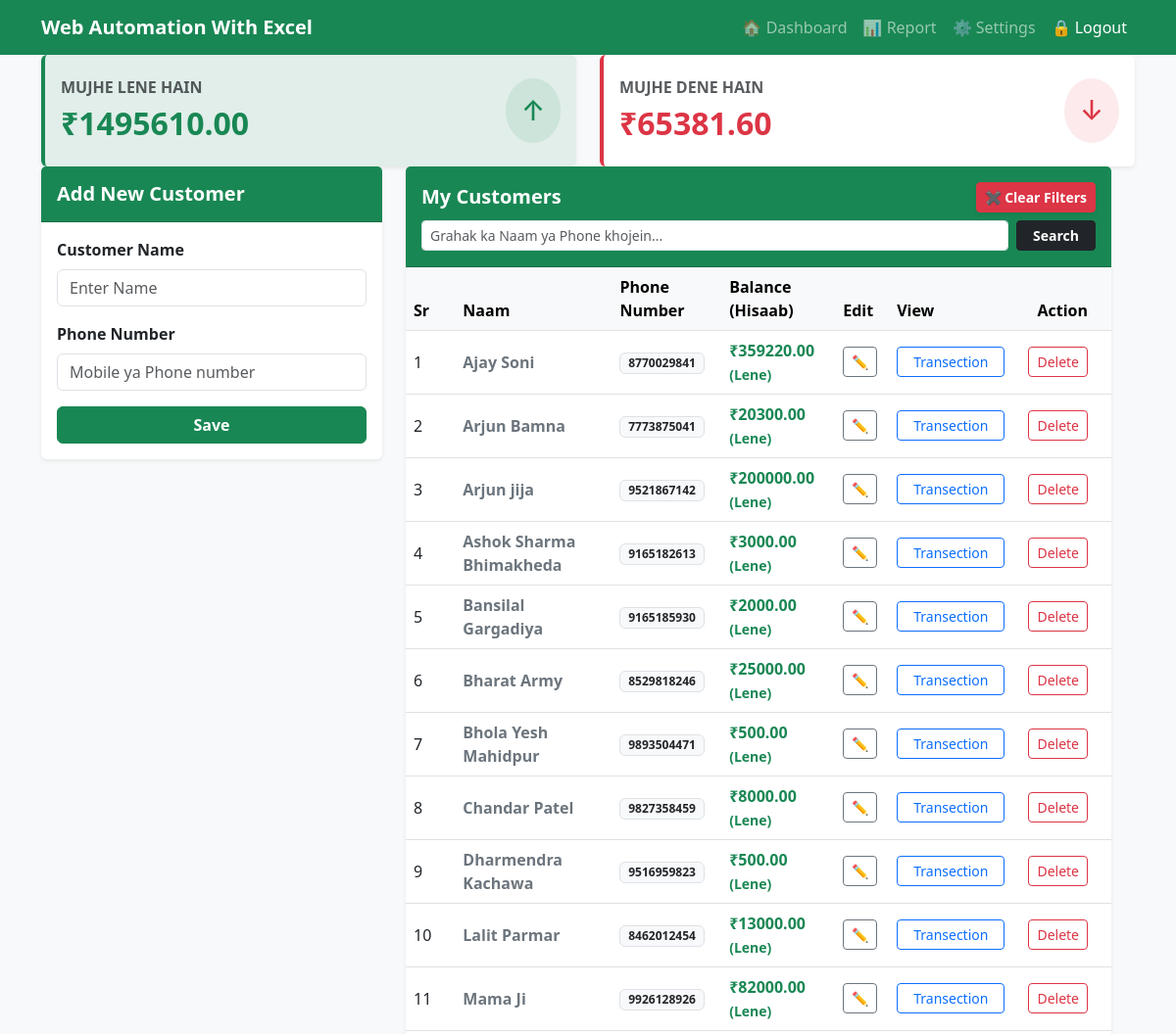
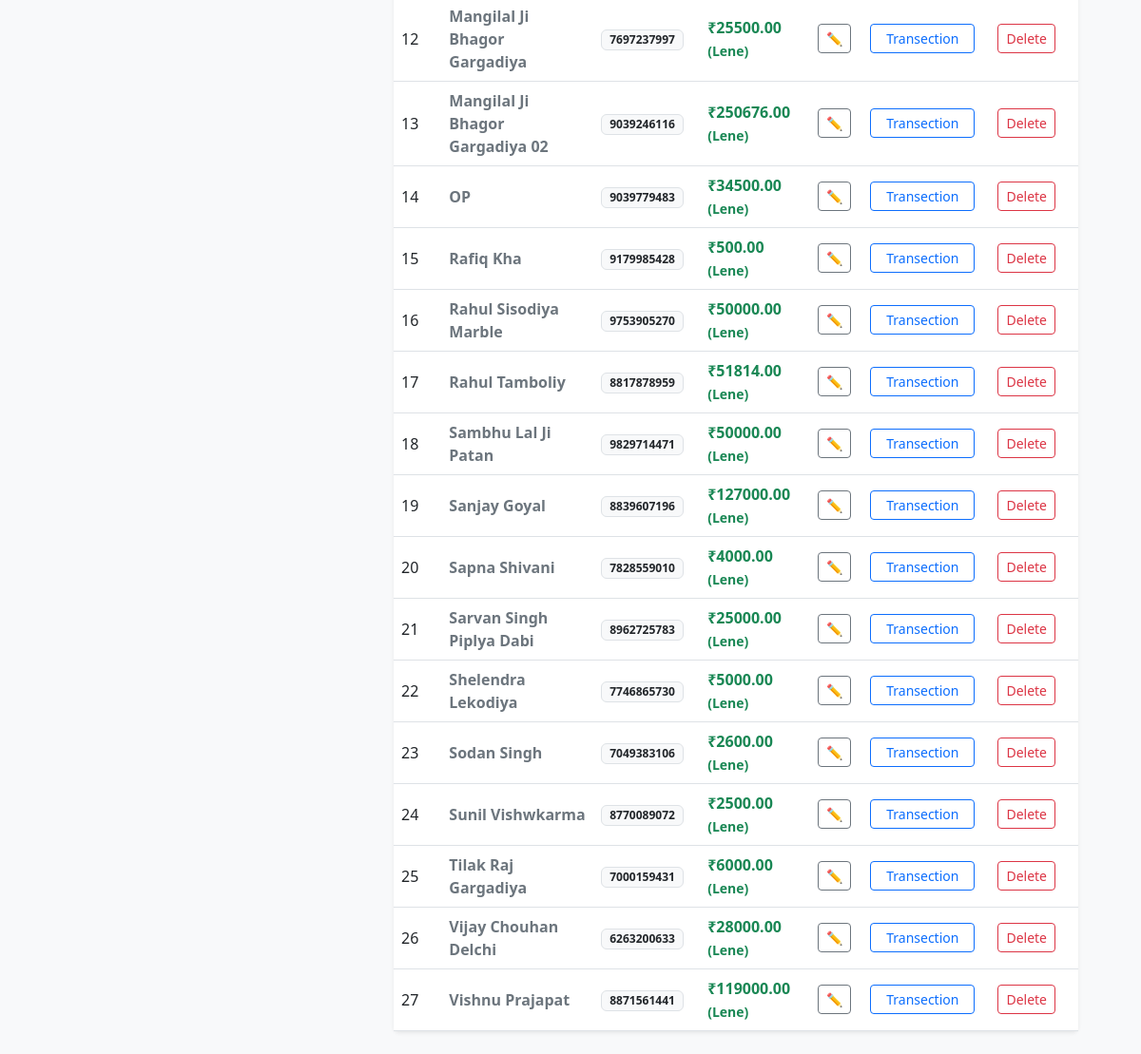
The app's page /?filter=lene (signed in) with its own data (2 pictures, top to bottom).
### khata/models.py (models this page shows, shortened)
class ShopProfile(models.Model):
    user = models.OneToOneField(User, on_delete=models.CASCADE)
    shop_name = models.CharField(max_length=150, default="Meri Dukaan")
    address = models.TextField(blank=True, null=True)
    phone = models.CharField(max_length=15, blank=True, null=True)

class Customer(models.Model):
    user = models.ForeignKey(User, on_delete=models.CASCADE)
    name = models.CharField(max_length=100)
    phone = models.CharField(max_length=15)
    created_at = models.DateTimeField(auto_now_add=True)

### khata/views.py (the view)
# urls.py: path('', views.dashboard, name='dashboard'),
@login_required
def dashboard(request):
    try:
        customers = Customer.objects.filter(user=request.user).order_by('name')
        search_query = request.GET.get('search', '').strip()
        filter_type = request.GET.get('filter', 'all')
        if search_query:
            customers = customers.filter(
                Q(name__icontains=search_query) | Q(phone__icontains=search_query)
            ).order_by('name')
        total_lene_hain = 0
        total_dene_hain = 0
        filtered_customers = []
        for customer in customers:
            transactions = Transaction.objects.filter(customer=customer)
            given = sum(t.amount for t in transactions if t.trans_type == 'GIVEN')
            got = sum(t.amount for t in transactions if t.trans_type == 'GOT')
            net_balance = given - got
            if net_balance > 0:
                total_lene_hain += net_balance
            elif net_balance < 0:
                total_dene_hain += abs(net_balance)
            customer.balance = net_balance
            customer.abs_balance = abs(net_balance)
            if filter_type == 'lene' and net_balance <= 0:
                continue
            if filter_type == 'dene' and net_balance >= 0:
                continue
            customer.b64_id = base64.b64encode(str(customer.id).encode('utf-8')).decode('utf-8')
            filtered_customers.append(customer)
        context = {
            'customers': filtered_customers,
            'total_lene_hain': total_lene_hain,
            'total_dene_hain': total_dene_hain,
            'current_filter': filter_type,
            'search_query': search_query, # Template me search text wapas dikhane ke liye
        }
        return render(request, 'khata/dashboard.html', context)
    except Exception as e:
        messages.error(request, f"Dashboard load karne me error aayi: {str(e)}")
        return render(request, 'khata/error.html')

### khata/templates/khata/dashboard.html (shortened to what this page needs)
{% extends 'khata/base.html' %}
{% block content %}
<div class="row mb-4">
    <a href="?filter=lene" class="text-decoration-none col-md-6 mb-3 mb-md-0">
        <div
            class="card shadow-sm border-0 border-start border-success border-4 h-100 {% if current_filter == 'lene' %}bg-success bg-opacity-10{% endif %}">
            <div class="card-body py-4 d-flex justify-content-between align-items-center">
                <div>
                    <h6 class="text-muted fw-bold text-uppercase mb-2">Mujhe Lene Hain</h6>
                    <h2 class="mb-0 text-success fw-bold">₹{{ total_lene_hain|stringformat:".2f" }}</h2>
                </div>
                <div class="bg-success bg-opacity-10 p-3 rounded-circle">
                    <h3 class="mb-0 text-success">↑</h3>
                </div>
            </div>
        </div>
    </a>
    <a href="?filter=dene" class="text-decoration-none col-md-6">
        <div
            class="card shadow-sm border-0 border-start border-danger border-4 h-100 {% if current_filter == 'dene' %}bg-danger bg-opacity-10{% endif %}">
            <div class="card-body py-4 d-flex justify-content-between align-items-center">
                <div>
                    <h6 class="text-muted fw-bold text-uppercase mb-2">Mujhe Dene Hain</h6>
                    <h2 class="mb-0 text-danger fw-bold">₹{{ total_dene_hain|stringformat:".2f" }}</h2>
                </div>
                <div class="bg-danger bg-opacity-10 p-3 rounded-circle">
                    <h3 class="mb-0 text-danger">↓</h3>
                </div>
            </div>
        </div>
    </a>
<div class="row">
    <div class="col-md-4 mb-4">
        <div class="card shadow-sm border-0">
            <div class="card-header bg-success text-white py-3">
                <h5 class="card-title mb-0 fw-bold">Add New Customer</h5>
            </div>
            <div class="card-body">
                <form action="{% url 'add_customer' %}" method="POST">
                    <div class="mb-3">
                        <label class="form-label fw-semibold">Customer Name</label>
                        <input type="text" name="name" class="form-control" placeholder="Enter Name" required>
                    </div>
                    <div class="mb-3">
                        <label class="form-label fw-semibold">Phone Number</label>
                        <input type="text" name="phone" class="form-control" placeholder="Mobile ya Phone number"
                            required>
                    </div>
                    <button type="submit" class="btn btn-success w-100 fw-bold">Save</button>
                </form>
            </div>
        </div>
    </div>
    <div class="col-md-8">
        <div class="card shadow-sm border-0">
            <div class="card-header bg-success text-white py-3">
                <div class="d-flex justify-content-between align-items-center mb-2">
                    <h5 class="card-title mb-0 fw-bold">My Customers</h5>
                    {% if current_filter != 'all' or search_query %}
                    <a href="{% url 'dashboard' %}" class="btn btn-sm btn-danger fw-bold shadow-sm">✖ Clear Filters</a>
                    {% endif %}
                </div>
                <form method="GET" action="{% url 'dashboard' %}" class="d-flex mt-2">
                    <input type="text" name="search" class="form-control form-control-sm me-2"
                        placeholder="Grahak ka Naam ya Phone khojein..." value="{{ search_query }}">
                    <button type="submit" class="btn btn-sm btn-dark px-3 fw-bold">Search</button>
                </form>
            </div>
            <div class="card-body p-0">
                <div class="table-responsive">
                    <table class="table table-hover align-middle mb-0">
                        <thead class="table-light">
                            <tr>
                                <th>Sr</th>
                                <th class="ps-4">Naam</th>
                                <th>Phone Number</th>
                                <th>Balance (Hisaab)</th>
                                <th>Edit</th>
                                <th>View</th>
                                <th class="text-end pe-4">Action</th>
                            </tr>
                        </thead>
                        <tbody>
                            {% for customer in customers %}
                           <tr>
                                <td>{{forloop.counter}}</td>
                                <td class="ps-4 fw-semibold text-secondary">{{ customer.name }}</td>
                                <td><span class="badge bg-light text-dark border">{{ customer.phone }}</span></td>
                                <td class="fw-bold">
                                    {% if customer.balance > 0 %}
                                    <span class="text-success">₹{{ customer.balance|stringformat:".2f" }}
                                        <small>(Lene)</small></span>
                                    {% elif customer.balance < 0 %} <span class="text-danger">₹{{customer.abs_balance|stringformat:".2f" }} <small>(Dene)</small></span>
                                        {% else %}
                                        <span class="text-muted">₹0.00 <small>(Clear)</small></span>
                                        {% endif %}
                                </td>
                                <td>
                                    <a href="{% url 'edit_customer' customer.b64_id %}"
                                        class="btn btn-sm btn-outline-secondary me-1" title="Edit Customer">✏️</a>
                                </td>
                                <td><a href="{% url 'customer_detail' customer.id %}"
                                        class="btn btn-sm btn-outline-primary px-3 me-2">Transection</a></td>
                                <td class="text-end table-actions pe-4 text-nowrap">
                                    <form action="{% url 'delete_customer' customer.id %}" method="POST"
                                        class="d-inline delete-form">
                                        <button type="submit" class="btn btn-sm btn-outline-danger">Delete</button>
                                    </form>
                                </td>
                            </tr>
                            {% endfor %}
                        </tbody>
                    </table>
                </div>
            </div>
        </div>
    </div>
</div>
{% endblock %}

### khata/templates/khata/base.html (shortened to what this page needs)
<!DOCTYPE html>
<html lang="en">
<head>
    <link href="https://cdn.jsdelivr.net/npm/bootstrap@5.3.0/dist/css/bootstrap.min.css" rel="stylesheet">
</head>
<body class="bg-light">
    <nav class="navbar navbar-expand-lg navbar-dark bg-success text-light">
    <div class="container">
        <a class="navbar-brand fw-bold" href="{% url 'dashboard' %}">
            {{ request.user.shopprofile.shop_name|default:"OkCredit" }}
        </a>
        <div class="collapse navbar-collapse" id="navbarNav">
            <ul class="navbar-nav ms-auto">
                <li class="nav-item">
                    <a class="nav-link" href="{% url 'dashboard' %}">🏠 Dashboard</a>
                </li>
                <li class="nav-item">
                    <a class="nav-link" href="{% url 'report_page' %}">📊 Report</a>
                </li>
                <li class="nav-item">
                    <a class="nav-link" href="{% url 'shop_profile' %}">⚙️ Settings</a>
                </li>
                <li class="nav-item">
                    <form action="{% url 'logout' %}" method="POST" class="d-inline">
                        <button type="submit" class="nav-link btn btn-link text-white">🔒 Logout</button>
                    </form>
                </li>
            </ul>
        </div>
    </div>
</nav>
    <div class="container">
        {% block content %}
        {% endblock %}
    </div>
</body>
</html>
</body>
</html>

### records on screen
Customer: name "Ajay Soni", phone "8770029841", balance "359220.00"
Customer: name "Arjun Bamna", phone "7773875041", balance "20300.00"
Customer: name "Arjun jija", phone "9521867142", balance "200000.00"
Customer: name "Ashok Sharma Bhimakheda", phone "9165182613", balance "3000.00"
Customer: name "Bansilal Gargadiya", phone "9165185930", balance "2000.00"
Customer: name "Bharat Army", phone "8529818246", balance "25000.00"
Customer: name "Bhola Yesh Mahidpur", phone "9893504471", balance "500.00"
Customer: name "Chandar Patel", phone "9827358459", balance "8000.00"
Customer: name "Dharmendra Kachawa", phone "9516959823", balance "500.00"
Customer: name "Lalit Parmar", phone "8462012454", balance "13000.00"
Customer: name "Mama Ji", phone "9926128926", balance "82000.00"
Customer: name "Mangilal Ji Bhagor Gargadiya", phone "7697237997", balance "25500.00"
Customer: name "Mangilal Ji Bhagor Gargadiya 02", phone "9039246116", balance "250676.00"
Customer: name "OP", phone "9039779483", balance "34500.00"
Customer: name "Rafiq Kha", phone "9179985428", balance "500.00"
Customer: name "Rahul Sisodiya Marble", phone "9753905270", balance "50000.00"
Customer: name "Rahul Tamboliy", phone "8817878959", balance "51814.00"
Customer: name "Sambhu Lal Ji Patan", phone "9829714471", balance "50000.00"
Customer: name "Sanjay Goyal", phone "8839607196", balance "127000.00"
Customer: name "Sapna Shivani", phone "7828559010", balance "4000.00"
Customer: name "Sarvan Singh Piplya Dabi", phone "8962725783", balance "25000.00"
Customer: name "Shelendra Lekodiya", phone "7746865730", balance "5000.00"
Customer: name "Sodan Singh", phone "7049383106", balance "2600.00"
Customer: name "Sunil Vishwkarma", phone "8770089072", balance "2500.00"
Customer: name "Tilak Raj Gargadiya", phone "7000159431", balance "6000.00"
Customer: name "Vijay Chouhan Delchi", phone "6263200633", balance "28000.00"
Customer: name "Vishnu Prajapat", phone "8871561441", balance "119000.00"

### other values on screen
{{ request.user.shopprofile.shop_name|default:"OkCredit" }} "Web Automation With Excel"
{{ total_lene_hain|stringformat:".2f" }} "1495610.00"
{{ total_dene_hain|stringformat:".2f" }} "65381.60"
